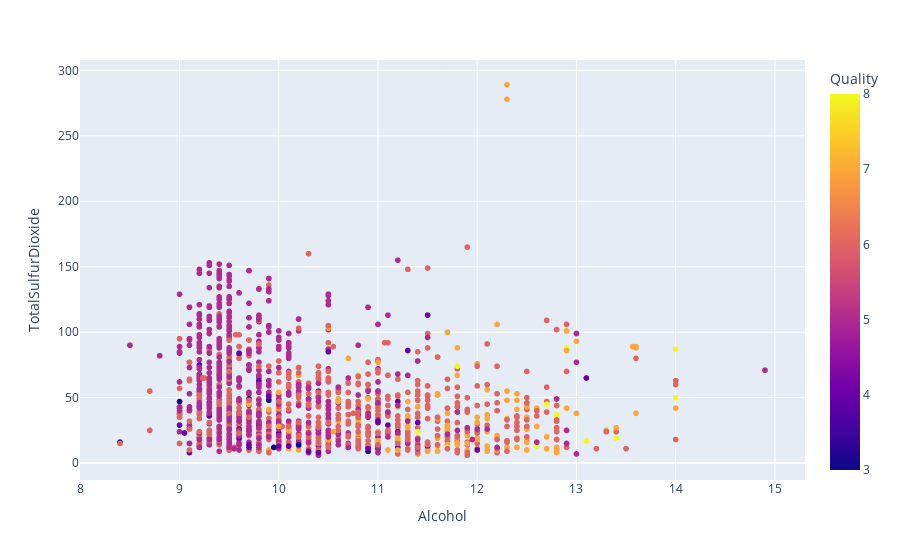

This figure's notebook cell:
### Markdown cell above
Построим scatterplot для двух наиболее важных показателей для наглядной иллюстрации классов.

### Code cell
px.scatter(data,x=data['Alcohol'],y=data['TotalSulfurDioxide'],color=data['Quality'])

### Figure 1 — Plotly figure (JSON) as saved in the notebook; plotly's stock layout.template omitted (floating-point values rounded to 4 significant figures; data arrays with more than 128 entries replaced by an {"elided": "..."} marker saying what was removed)
{"data": [{"hovertemplate": "Alcohol=%{x}<br>TotalSulfurDioxide=%{y}<br>Quality=%{marker.color}<extra></extra>", "legendgroup": "", "marker": {"color": {"elided": "1599 int values"}, "coloraxis": "coloraxis", "symbol": "circle"}, "mode": "markers", "name": "", "showlegend": false, "type": "scattergl", "x": {"elided": "1599 float values"}, "xaxis": "x", "y": {"elided": "1599 float values"}, "yaxis": "y"}], "layout": {"coloraxis": {"colorbar": {"title": {"text": "Quality"}}, "colorscale": [[0, "#0d0887"], [0.1111, "#46039f"], [0.2222, "#7201a8"], [0.3333, "#9c179e"], [0.4444, "#bd3786"], [0.5556, "#d8576b"], [0.6667, "#ed7953"], [0.7778, "#fb9f3a"], [0.8889, "#fdca26"], [1, "#f0f921"]]}, "legend": {"tracegroupgap": 0}, "margin": {"t": 60}, "xaxis": {"anchor": "y", "domain": [0, 1], "title": {"text": "Alcohol"}}, "yaxis": {"anchor": "x", "domain": [0, 1], "title": {"text": "TotalSulfurDioxide"}}}}
